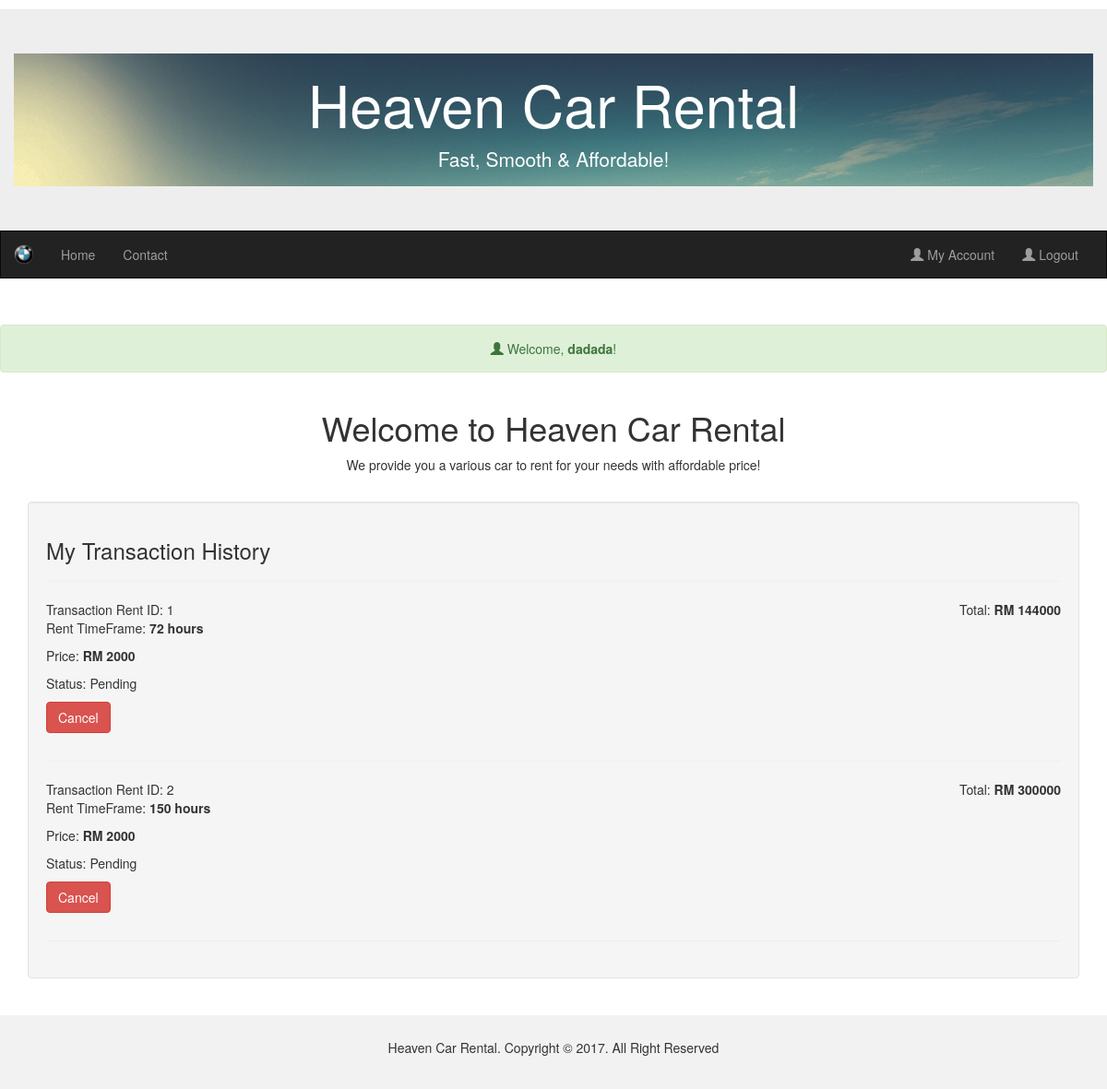
Page /my-account.php (signed in) on the committed database.
### tables this page shows
CREATE TABLE `rent` (
  `rent_id` int(11) NOT NULL,
  `user_id` int(11) NOT NULL,
  `car_id` int(11) NOT NULL,
  `rent_tf` int(11) NOT NULL,
  `total` int(11) NOT NULL,
  `price` int(11) NOT NULL,
  `status` varchar(255) NOT NULL
);

### my-account.php (the view, shortened to what this page needs)
<?php
include_once 'inc/config.php';
	$user_ID = $_SESSION['userID'];
	$data = mysqli_query($connect, "SELECT * FROM rent WHERE user_id = '".$user_ID."'");
?>
<!DOCTYPE html>
<html lang="en">
<head>
<?php include_once 'inc/header.php'; ?>
                <div class="well">
				<h3>My Transaction History</h3>
                    <hr>
					<?php
					 while($trans = mysqli_fetch_array($data))
					 {
					 ?>
                    <div class="row">
                        <div class="col-md-12">
                            Transaction Rent ID: <?php echo $trans['rent_id']; ?>
                            <span class="pull-right">Total: <b>RM <?php echo $trans['total']; ?></b></span>
							<p>Rent TimeFrame: <b><?php echo $trans['rent_tf']; ?> hours</b></p>
							<p>Price: <b> RM <?php echo $trans['price']; ?></b></p>
							<p>Status: <?php echo $trans['status']; ?>
							<p><?php if($trans['status'] == "Pending") { ?>
							<form action="" method="post">
							  <button type="submit" name="cancel" value="Cancelled" class="btn btn-danger">Cancel</button>
							  </form>
								<?php } else { ?>
								<button type="button" class="btn btn-danger disabled">Cancel</button>
								<?php } ?>
							</p>
                        </div>
                    </div>
                    <hr>
				<?php } ?>
                </div>
            </div>
</div><br>
<?php include_once 'inc/footer.php'; ?>

### css/style.css (style rules this page uses)
body { margin-top:10px; background: #FFF; }

### rows in the picture
rent: rent_id "1", total "144000", rent_tf "72", price "2000", status "Pending"
rent: rent_id "2", total "300000", rent_tf "150", price "2000", status "Pending"

### other values in the picture
$_SESSION['name'] "dadada"
